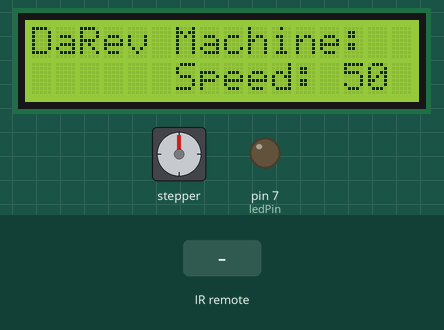
A sketch run on a simulated Arduino Mega 2560, built with avr-gcc and run on an emulated ATmega2560. On the bench: 16×2 character LCD, stepper motor, output pins drawn as LEDs (lit = HIGH). Inputs (shaded band) come from the test bench. Stepper angles assume 200 steps per turn; what the sketch prints to the serial monitor is not drawn.

Above: at 1.2 s.
1.3 s: infrared code 0xF30CFF00 received
At 1.46 s:
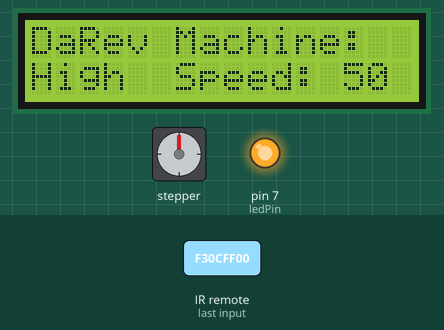
3.7 s: infrared code 0xE718FF00 received
At 4.5 s:
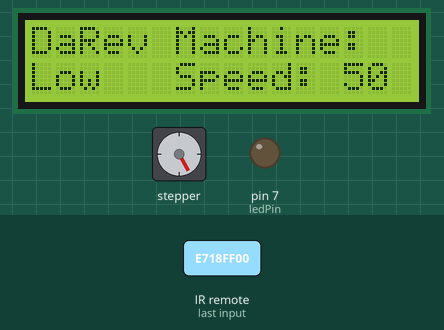
5.2 s: infrared code 0xEA15FF00 received
At 5.7 s:
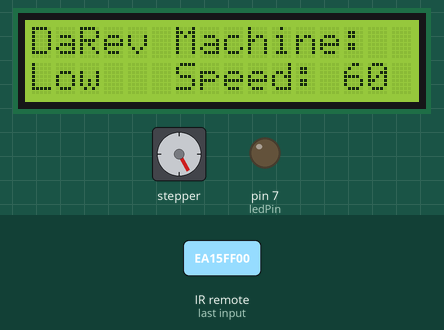
6.7 s: infrared code 0xF30CFF00 received
At 6.85 s:
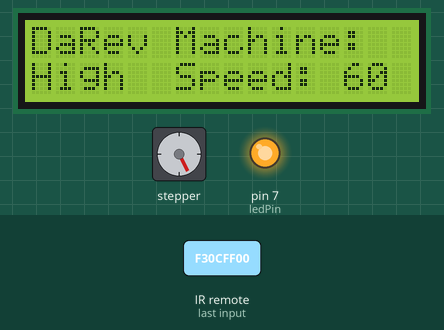
9.1 s: infrared code 0xE718FF00 received
At 10.4 s:
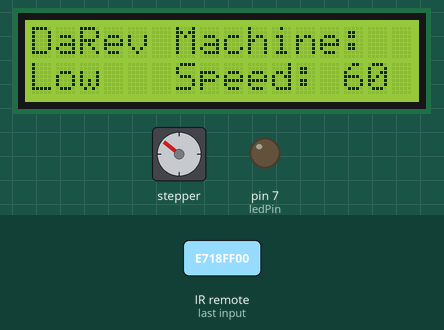
Timing chart, 0 to 11.6 s (numbered marks = the images above; inputs shaded):
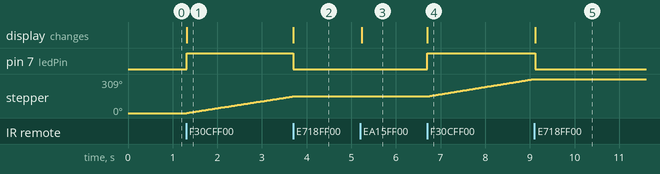

The sketch:

IRremote_LCD_Motor.ino
```cpp
/*
 * HW: IR remote control, red led, LCD monitor with his trigger, Stepper motor with driver.
 *
 * Logic: 2 possible states, State1 is engaged with button 1 on the controller
 * is pressed; State2 is engaged with button 2 on the controller button.
 * When state1 is active, motor starts to rotate clockwise. If button2 on the controller is
 * pressed entering the state2, motor stops and system is blocked.
 * It is possible to change the rotation speed of the motor at any time using "+" and "-" buttons on the controller.
 * Current status of the system and actual speed is reported in the LCD display monitor.
 *
 * Davide Reverberi
 */

#include <LiquidCrystal.h>
#include <IRremote.h>
#include <Stepper.h>

int ledPin = 7;
int servoPin = 8;
const int rs = 12, en = 11, d4 = 5, d5 = 4, d6 = 3, d7 = 2;
int v = 50;
int state = 0;

IRrecv IR(6);
LiquidCrystal lcd(rs, en, d4, d5, d6, d7);
Stepper motor(200, 44, 48, 46, 50);


void setup() {
  // put your setup code here, to run once:
  IR.enableIRIn();
  motor.setSpeed(v);   //Initial Stepper speed
  pinMode(ledPin, OUTPUT);
  lcd.begin(16, 2);
  lcd.print("DaRev Machine: ");
  Serial.begin(9600);
}

/* Each button has his hexademical code to distinguish */

void loop() {
  lcd.setCursor(15,1);
  lcd.print(" ");
  lcd.setCursor(6,1);
  lcd.print("Speed: ");
  lcd.setCursor(13,1);
  lcd.print(v);
  lcd.setCursor(0,1);

  if(IR.decode()){
    Serial.println(IR.decodedIRData.decodedRawData, HEX);
    if(IR.decodedIRData.decodedRawData == 0xF30CFF00){ //Button 1 is pressed
      digitalWrite(ledPin, HIGH);
      lcd.print("High"); //State1
      state = 1;
    }
    if(IR.decodedIRData.decodedRawData == 0xE718FF00){ //Button 2 is pressed
      digitalWrite(ledPin, LOW);
      lcd.print("Low "); //State2
      state = 0;
    }
    if(IR.decodedIRData.decodedRawData == 0xEA15FF00){    //"+" button is pressed
      if(v == 100){
          Serial.print("Top Speed Reached");
      }else{
        v += 10;
        motor.setSpeed(v);
      }
    }
    if(IR.decodedIRData.decodedRawData == 0xF807FF00){    //"-" button is pressed
      if(v == 10){
          Serial.print("Lower Speed Reached");
      }else{
        v -= 10;
        motor.setSpeed(v);
      }
    }
    IR.resume();
  }
  Serial.println(state);
  Serial.println(v);
  if(state == 1){
    motor.step(1);
  }
  delay(20);


}
```

Measured:
- after the input at 1.3 s, pin 7 (ledPin): LOW → HIGH at once; stepper: keeps turning clockwise at about 64°/s, starting at once; the display: changes at once (image 1)
- after the input at 3.7 s, pin 7 (ledPin): HIGH → LOW at once; stepper: stops changing and stays 151°; the display: changes at once (image 2)
- after the input at 5.2 s, the display: changes at once (image 3)
- after the input at 6.7 s, pin 7 (ledPin): LOW → HIGH at once; stepper: keeps turning clockwise at about 66°/s, starting at once; the display: changes at once (image 4)
- after the input at 9.1 s, pin 7 (ledPin): HIGH → LOW at once; stepper: stops changing and stays 309°; the display: changes at once (image 5)
